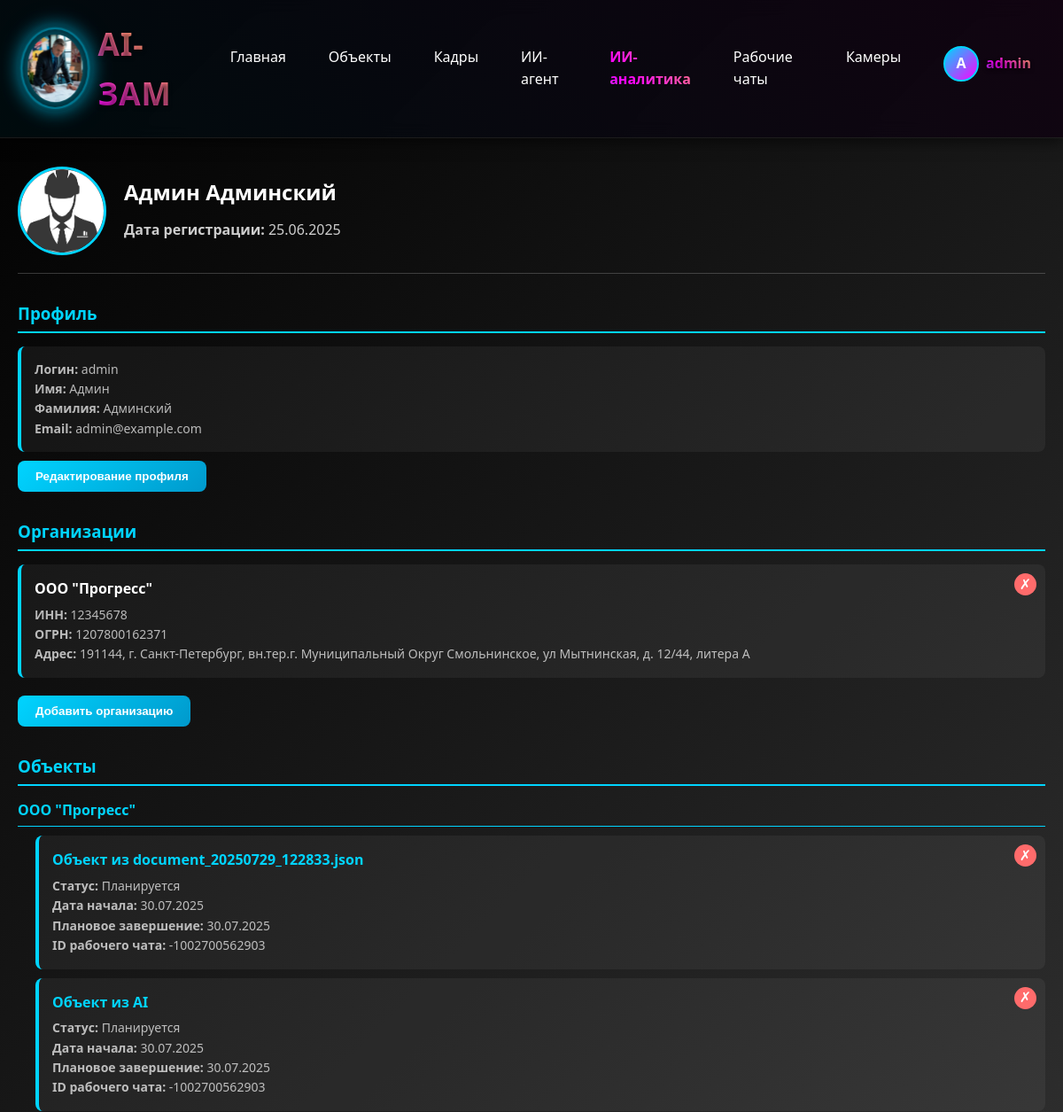
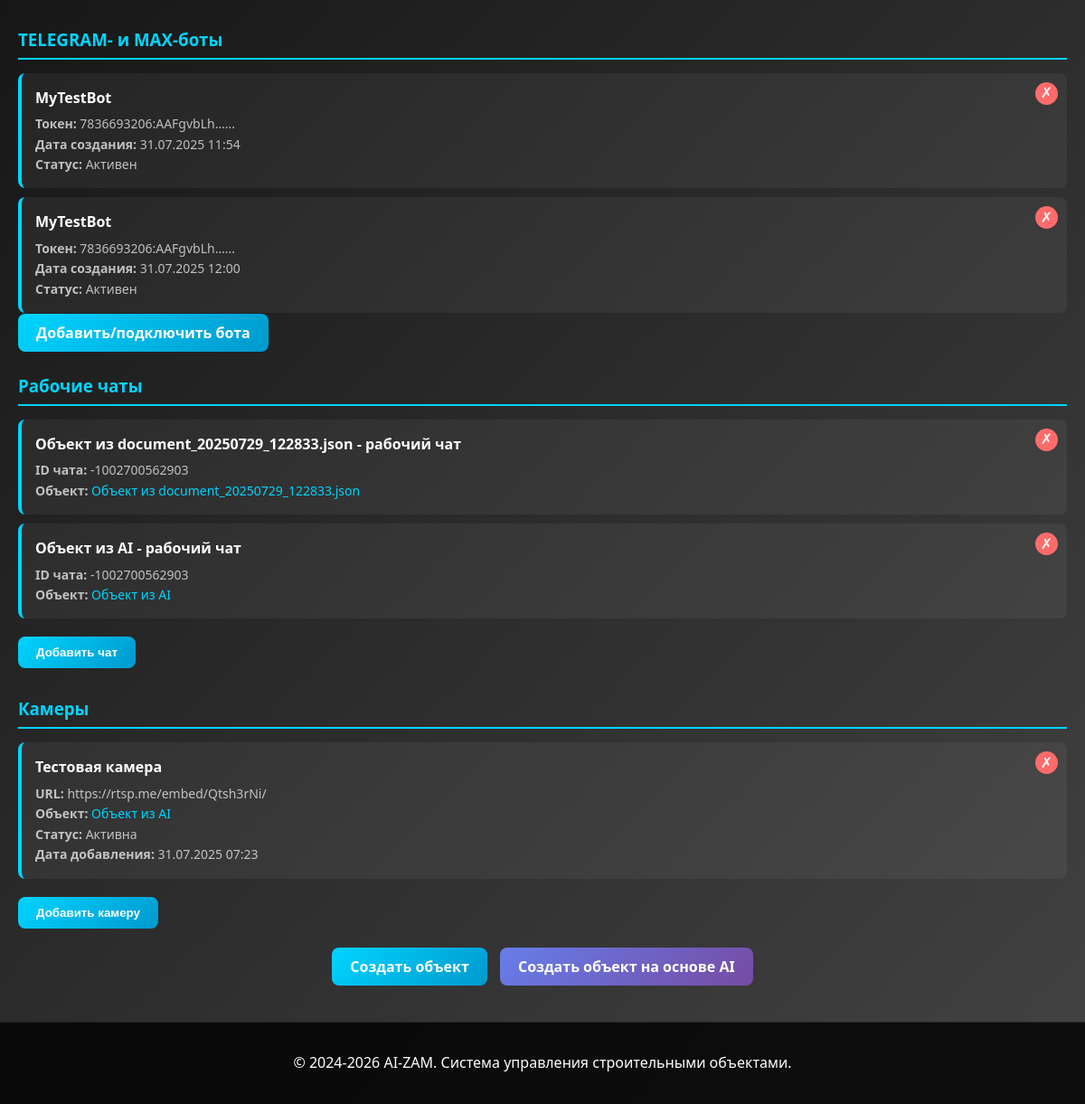
The page /objects/profile/ (signed in) on the database its author committed (2 pictures, top to bottom).
### object/models.py (models this page shows, shortened)
class UserProfile(models.Model):
    user = models.OneToOneField(User, on_delete=models.CASCADE, related_name='profile')
    photo = models.ImageField(upload_to='user_photos/', default='user_photos/avatar_default.jpg', verbose_name='Фото')
    organizations = models.ManyToManyField(
        'sotrudniki.Organizaciya',
        verbose_name='Организации',
        blank=True,
        related_name='users'
    )
    class Meta:
        verbose_name = 'Профиль пользователя'
        verbose_name_plural = 'Профили пользователей'

class Objekt(models.Model):
    STATUS_CHOICES = [
        ('планируется', 'Планируется'),
        ('в работе', 'В работе'),
        ('завершён', 'Завершён'),
    ]
    nazvanie = models.CharField(max_length=255, verbose_name="Название")
    organizacii = models.ManyToManyField(
        'sotrudniki.Organizaciya',
        verbose_name="Организации",
        blank=True,
        related_name="objekty"
    )
    otvetstvennyj = models.CharField(max_length=255, default="Иванов Иван Иванович", verbose_name="Ответственный")
    data_nachala = models.DateField(verbose_name="Дата начала")
    data_plan_zaversheniya = models.DateField(verbose_name="Дата план завершения")
    data_fakt_zaversheniya = models.DateField(null=True, blank=True, verbose_name="Дата факт завершения")
    status = models.CharField(max_length=20, choices=STATUS_CHOICES, default='планируется', verbose_name="Статус")
    is_active = models.BooleanField(default=True, verbose_name="Активный")
    sotrudniki = models.ManyToManyField(
        'sotrudniki.Sotrudnik',
        verbose_name="Сотрудники",
        blank=True,
        related_name="objekty_work",
        help_text="Сотрудники, работающие на данном объекте"
    )
    chat_id = models.CharField(max_length=255, null=True, blank=True, verbose_name="ID чата")
    class Meta:
        verbose_name = "Объект"
        verbose_name_plural = "Объекты"
        db_table = 'objekt'

### sotrudniki/models.py (models this page shows, shortened)
class Organizaciya(models.Model):
    nazvanie = models.CharField(max_length=300, verbose_name="Название")
    inn = models.CharField(max_length=12, unique=True, verbose_name="ИНН")
    ogrn = models.CharField(max_length=15, verbose_name="ОГРН", null=True, blank=True)
    adres = models.TextField(verbose_name="Адрес", null=True, blank=True)
    is_active = models.BooleanField(default=True, verbose_name="Активная")
    podrazdeleniya = models.ManyToManyField(
        'Podrazdelenie',
        through='OrganizaciyaPodrazdelenie',
        verbose_name="Подразделения",
        related_name="organizacii",
        blank=True
    )
    class Meta:
        verbose_name = "Организация"
        verbose_name_plural = "Организации"

### telegrambot/models.py (models this page shows, shortened)
class Bot(models.Model):
    user = models.ForeignKey(User, on_delete=models.CASCADE, related_name='bots', verbose_name="Пользователь")
    bot_name = models.CharField(max_length=100, verbose_name="Название бота")
    token = models.CharField(max_length=255, verbose_name="Токен")
    created_at = models.DateTimeField(auto_now_add=True, verbose_name="Дата создания")
    is_active = models.BooleanField(default=True, verbose_name="Активен")
    class Meta:
        verbose_name = "Бот"
        verbose_name_plural = "Боты"
        db_table = 'bots'

### cams/models.py (models this page shows, shortened)
class Camera(models.Model):
    name = models.CharField(max_length=100, verbose_name="Название камеры")
    url = models.CharField(max_length=255, verbose_name="url")
    objekt = models.ForeignKey('object.Objekt', on_delete=models.SET_NULL, verbose_name="Объект", related_name="cameras", null=True, blank=True)
    location = models.CharField(max_length=200, blank=True, verbose_name="Местоположение")
    description = models.TextField(blank=True, verbose_name="Описание")
    is_active = models.BooleanField(default=True, verbose_name="Активна")
    created_at = models.DateTimeField(auto_now_add=True, verbose_name="Дата добавления")
    updated_at = models.DateTimeField(auto_now=True, verbose_name="Последнее обновление")
    class Meta:
        verbose_name = "Камера"
        verbose_name_plural = "Камеры"

### object/views.py (the view, shortened to what this page needs)
# urls.py: path('profile/', views.profile, name='profile'),
def profile(request):
    if not request.user.is_authenticated:
        return redirect('/objects/register/')
    user_profile, created = UserProfile.objects.get_or_create(user=request.user)
    user_form = UserProfileForm(instance=request.user)
    photo_form = UserPhotoForm(instance=user_profile)
    org_form = OrganizationForm()
    organizations = user_profile.organizations.all()
    from telegrambot.models import Bot
    bots = Bot.objects.filter(user=request.user)
    from cams.models import Camera
    cameras = Camera.objects.filter(objekt__organizacii__in=organizations).distinct()
    from django.db.models import Q
    objects = Objekt.objects.filter(
        Q(organizacii__in=organizations) | Q(otvetstvennyj__icontains=request.user.get_full_name())
    ).distinct()
    work_chats = objects.filter(chat_id__isnull=False).values('id', 'nazvanie', 'chat_id')
    objects_by_organization = {}
    for org in organizations:
        org_objects = objects.filter(organizacii=org)
        if org_objects.exists():
            objects_by_organization[org] = org_objects
    objects_without_org = objects.filter(otvetstvennyj__icontains=request.user.get_full_name()).exclude(organizacii__in=organizations)
    context = {
        'profile': user_profile,
        'user_form': user_form,
        'photo_form': photo_form,
        'org_form': org_form,
        'organizations': organizations,
        'objects_by_organization': objects_by_organization,
        'objects_without_org': objects_without_org,
        'bots': bots,
        'cameras': cameras,
        'work_chats': work_chats,
    }
    return render(request, 'object/profile.html', context)

### object/templates/object/profile.html (shortened to what this page needs)
{% extends 'base/base.html' %}
{% block content %}
<div class="profile-container">
    <div class="profile-header">
        <img src="{{ profile.photo.url }}" alt="Фото профиля" class="profile-photo">
        <div class="profile-info">
            <h2>{{ user.get_full_name|default:user.username }}</h2>
            <p><strong>Дата регистрации:</strong> {{ user.date_joined|date:"d.m.Y" }}</p>
        </div>
    </div>
    <div class="section">
        <h3>Профиль</h3>
        <div id="profile-view">
            <div class="item">
                <p><strong>Логин:</strong> {{ user.username }}</p>
                <p><strong>Имя:</strong> {{ user.first_name|default:"Не указано" }}</p>
                <p><strong>Фамилия:</strong> {{ user.last_name|default:"Не указана" }}</p>
                <p><strong>Email:</strong> {{ user.email|default:"Не указан" }}</p>
            </div>
            <button class="btn-save" onclick="toggleEdit()">Редактирование профиля</button>
        </div>
    </div>
    <div class="section">
        <h3>Организации</h3>
        {% if organizations %}
            {% for org in organizations %}
            <div class="item" style="position: relative;">
                <button onclick="removeOrganization({{ org.id }})" style="position: absolute; top: 10px; right: 10px; background: #ff6b6b; color: white; border: none; border-radius: 50%; width: 25px; height: 25px; cursor: pointer; font-size: 16px; line-height: 1;">✗</button>
                <h4>{{ org.nazvanie }}</h4>
                <p><strong>ИНН:</strong> {{ org.inn|default:"Не указан" }}</p>
                <p><strong>ОГРН:</strong> {{ org.ogrn|default:"Не указан" }}</p>
                <p><strong>Адрес:</strong> {{ org.adres|default:"Не указан" }}</p>
            </div>
            {% endfor %}
        {% else %}
            <p style="color: rgba(255,255,255,0.7);">Нет связанных организаций</p>
        {% endif %}
        <button class="btn-save" style="margin-top: 10px;" onclick="toggleOrgForm()">Добавить организацию</button>
    </div>
    <div class="section">
        <h3>Объекты</h3>
        {% for org, org_objects in objects_by_organization.items %}
        <div style="margin-bottom: 20px;">
            <h4 style="color: #00d4ff; margin-bottom: 10px; border-bottom: 1px solid #00d4ff; padding-bottom: 5px;">{{ org.nazvanie }}</h4>
            {% for obj in org_objects %}
            <div class="item" style="margin-left: 20px; position: relative;">
                <button onclick="deleteObject({{ obj.id }})" style="position: absolute; top: 10px; right: 10px; background: #ff6b6b; color: white; border: none; border-radius: 50%; width: 25px; height: 25px; cursor: pointer; font-size: 16px; line-height: 1;">✗</button>
                <h4><a href="{% url 'object_detail' obj.id %}" style="color: #00d4ff; text-decoration: none;">{{ obj.nazvanie }}</a></h4>
                <p><strong>Статус:</strong> {{ obj.get_status_display }}</p>
                <p><strong>Дата начала:</strong> {{ obj.data_nachala|date:"d.m.Y" }}</p>
                <p><strong>Плановое завершение:</strong> {{ obj.data_plan_zaversheniya|date:"d.m.Y" }}</p>
                {% if obj.chat_id %}
                    <p><strong>ID рабочего чата:</strong> {{ obj.chat_id }}</p>
                {% else %}
                    <button onclick="addChat({{ obj.id }})" style="background: #28a745; color: white; border: none; padding: 5px 10px; border-radius: 5px; cursor: pointer; font-size: 12px; margin-top: 5px;">Добавить чат</button>
                {% endif %}
            </div>
            {% endfor %}
        </div>
        {% endfor %}
    </div>
    <div class="section">
        <h3>TELEGRAM- и MAX-боты</h3>
        {% if bots %}
            {% for bot in bots %}
            <div class="item" style="position: relative;">
                <button onclick="removeBot({{ bot.id }})" style="position: absolute; top: 10px; right: 10px; background: #ff6b6b; color: white; border: none; border-radius: 50%; width: 25px; height: 25px; cursor: pointer; font-size: 16px; line-height: 1;">✗</button>
                <h4>{{ bot.bot_name }}</h4>
                <p><strong>Токен:</strong> {{ bot.token|truncatechars:20 }}...</p>
                <p><strong>Дата создания:</strong> {{ bot.created_at|date:"d.m.Y H:i" }}</p>
                <p><strong>Статус:</strong> {% if bot.is_active %}Активен{% else %}Неактивен{% endif %}</p>
            </div>
            {% endfor %}
        {% else %}
            <p style="color: rgba(255,255,255,0.7);">Нет подключенных ботов</p>
        {% endif %}
        <a href="/objects/add-bot/" class="btn-save" style="margin-top: 10px; text-decoration: none;">Добавить/подключить бота</a>
    </div>
    <div class="section">
        <h3>Рабочие чаты</h3>
        {% if work_chats %}
            {% for chat in work_chats %}
            <div class="item" style="position: relative;">
                <button onclick="removeWorkChat({{ chat.id }})" style="position: absolute; top: 10px; right: 10px; background: #ff6b6b; color: white; border: none; border-radius: 50%; width: 25px; height: 25px; cursor: pointer; font-size: 16px; line-height: 1;">✗</button>
                <h4>{{ chat.nazvanie }} - рабочий чат</h4>
                <p><strong>ID чата:</strong> {{ chat.chat_id }}</p>
                <p><strong>Объект:</strong> <a href="{% url 'object_detail' chat.id %}" style="color: #00d4ff; text-decoration: none;">{{ chat.nazvanie }}</a></p>
            </div>
            {% endfor %}
        {% else %}
            <p style="color: rgba(255,255,255,0.7);">Нет рабочих чатов</p>
        {% endif %}
        <button class="btn-save" style="margin-top: 10px;" onclick="addWorkChat()">Добавить чат</button>
    </div>
    <div class="section">
        <h3>Камеры</h3>
        {% if cameras %}
            {% for camera in cameras %}
            <div class="item" style="position: relative;">
                <button onclick="removeCamera({{ camera.id }})" style="position: absolute; top: 10px; right: 10px; background: #ff6b6b; color: white; border: none; border-radius: 50%; width: 25px; height: 25px; cursor: pointer; font-size: 16px; line-height: 1;">✗</button>
                <h4>{{ camera.name }}</h4>
                <p><strong>URL:</strong> {{ camera.url }}</p>
                <p><strong>Объект:</strong> {% if camera.objekt %}<a href="{% url 'object_detail' camera.objekt.id %}" style="color: #00d4ff; text-decoration: none;">{{ camera.objekt.nazvanie }}</a>{% else %}Не указан{% endif %}</p>
                <p><strong>Статус:</strong> {% if camera.is_active %}Активна{% else %}Неактивна{% endif %}</p>
                <p><strong>Дата добавления:</strong> {{ camera.created_at|date:"d.m.Y H:i" }}</p>
            </div>
            {% endfor %}
        {% else %}
            <p style="color: rgba(255,255,255,0.7);">Нет камер</p>
        {% endif %}
        <button class="btn-save" style="margin-top: 10px;" onclick="toggleCameraForm()">Добавить камеру</button>
    </div>
    <div style="margin-top: 20px; text-align: center;">
        <a href="/objects/create/" class="btn-save" style="text-decoration: none; margin-right: 10px;">Создать объект</a>
        <a href="/ai-agent/" class="btn-save" style="text-decoration: none; background: linear-gradient(135deg, #667eea 0%, #764ba2 100%);">Создать объект на основе AI</a>
    </div>
</div>
{% endblock %}

### templates/base/base.html (shortened to what this page needs)
{% load static %}
<!DOCTYPE html>
<html lang="ru">
<head>
    <link rel="stylesheet" href="{% static 'css/3d-logo.css' %}">
    <link rel="stylesheet" href="{% static 'css/logo-letter.css' %}">
</head>
<body>
    <header>
        <div class="container">
            <div class="header-content">
                <div class="logo-container">
                    <a href="/" class="logo">
                        <img src="{% static 'images/logo-ai.png' %}" alt="AI-Зам">
                        <span class="logo-text">AI-Зам</span>
                    </a>
                </div>
                <nav class="nav-links">
                    <a href="/">Главная</a>
                    <a href="/objects/">Объекты</a>
                    <a href="/kadry/">Кадры</a>
                    <a href="/ai-agent/">ИИ-агент</a>
                    <a href="/analytics/">ИИ-аналитика</a>
                    <a href="/telegram/">Рабочие чаты</a>
                    <a href="/cameras/">Камеры</a>
                    {% if user.is_authenticated %}
                        <div class="user-menu">
                            <a href="/objects/profile/" class="user-profile">
                                {% if user.userprofile.photo %}
                                    <img src="{{ user.userprofile.photo.url }}" alt="Профиль" class="user-avatar">
                                {% else %}
                                    <div class="user-avatar" style="background: linear-gradient(135deg, #00d4ff, #ff00ff); display: flex; align-items: center; justify-content: center; color: white; font-weight: bold;">{{ user.username|first|upper }}</div>
                                {% endif %}
                                <span class="user-name">{{ user.username }}</span>
                            </a>
                        </div>
                    {% else %}
                        <a href="/objects/login/">Войти</a>
                        <a href="/objects/register/">Регистрация</a>
                    {% endif %}
                </nav>
            </div>
        </div>
    </header>
    <main class="container">
        {% block content %}{% endblock %}
    </main>
    <footer>
        <div class="container">
            <p>&copy; 2024-2026 AI-ZAM. Система управления строительными объектами.</p>
        </div>
    </footer>
</body>
</html>

### rows shown on the page
UserProfile: photo (placeholder picture)
Organizaciya: {{ org.id }} 2 (drawn), nazvanie "ООО \"Прогресс\"", inn "12345678", ogrn "1207800162371", adres "191144, г. Санкт-Петербург, вн.тер.г. Муниципальный Округ Смольнинское, ул Мытнинская, д. 12/44, литера А"
Objekt: nazvanie "Объект из document_20250729_122833.json", status "Планируется", data_nachala "30.07.2025", data_plan_zaversheniya "30.07.2025", chat_id "-1002700562903"
Objekt: nazvanie "Объект из AI", status "Планируется", data_nachala "30.07.2025", data_plan_zaversheniya "30.07.2025", chat_id "-1002700562903"
Bot: bot_name "MyTestBot", token "7836693206:AAFgvbLh…", created_at "31.07.2025 11:54", is_active "Активен"
Bot: bot_name "MyTestBot", token "7836693206:AAFgvbLh…", created_at "31.07.2025 12:00", is_active "Активен"
Camera: name "Тестовая камера", url "https://rtsp.me/embed/Qtsh3rNi/", objekt.nazvanie "Объект из AI", is_active "Активна", created_at "31.07.2025 07:23"

### other values the page prints
{{ user.username|first|upper }} "A"
{{ user.username }} "admin"
{{ user.get_full_name|default:user.username }} "Админ Админский"
{{ user.date_joined|date:"d.m.Y" }} "25.06.2025"
{{ user.first_name|default:"Не указано" }} "Админ"
{{ user.last_name|default:"Не указана" }} "Админский"
{{ user.email|default:"Не указан" }} "admin@example.com"
